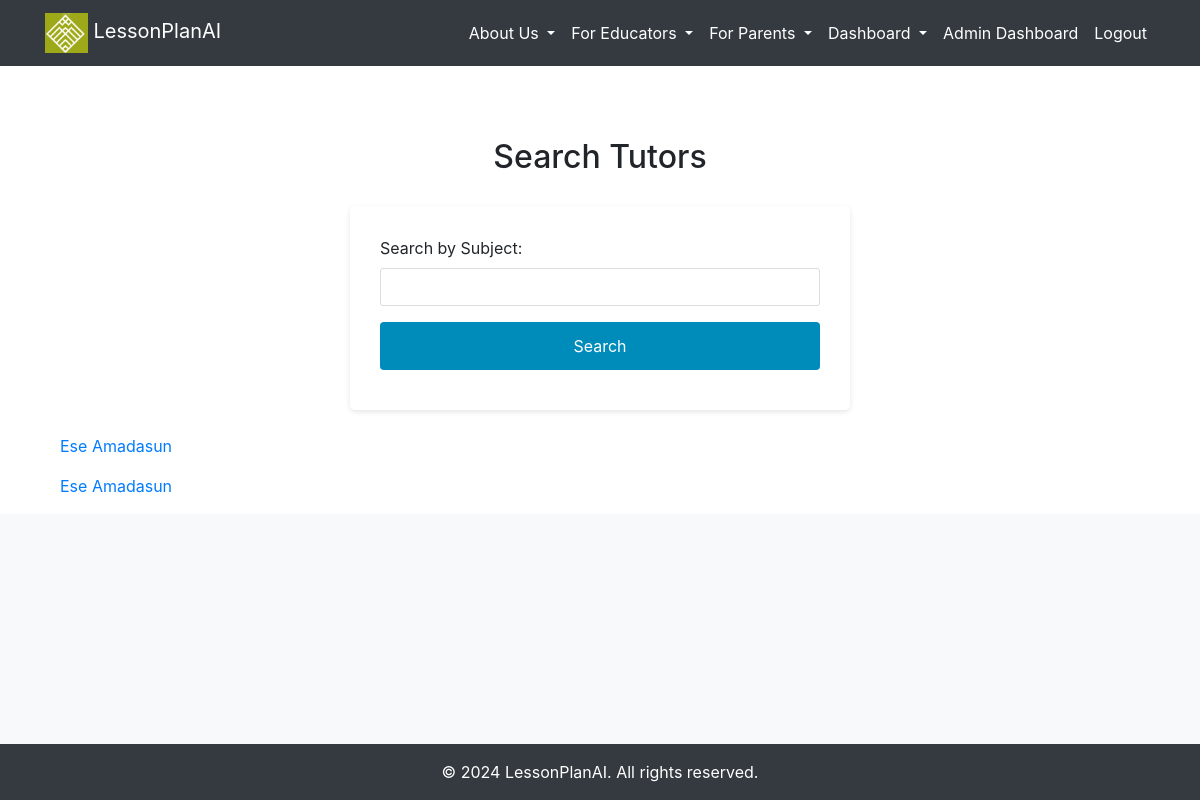
Screenshot of /search_tutors (signed in) with the database file from the repository.
### src/accounts/models.py (models this page shows, shortened)
class Tutor(db.Model):
    __tablename__ = "tutor"
    id = db.Column(db.Integer, primary_key=True, autoincrement=True)
    first_name = db.Column(db.String(50), nullable=False)
    last_name = db.Column(db.String(50), nullable=False)
    email = db.Column(db.String(120), nullable=False, unique=True)
    address = db.Column(db.String(200))
    phone_number = db.Column(db.String(15))
    age = db.Column(db.Integer)
    education_qualification = db.Column(db.String(50))
    interest = db.Column(db.Text)
    subjects = db.Column(db.String(200))
    past_experience = db.Column(db.Boolean)
    experience_years = db.Column(db.String(20))
    experience_description = db.Column(db.Text)
    interest_join = db.Column(db.Text)
    languages = db.Column(db.Text)
    availability = db.Column(db.String(50))
    teaching_mode = db.Column(db.String(50))
    student_level = db.Column(db.String(50))
    source = db.Column(db.String(50))
    confirmation_name = db.Column(db.String(100))
    fee_paid = db.Column(db.Boolean, default=False)
    user_id = db.Column(db.Integer, db.ForeignKey('users.id'), nullable=False)
    fee_payments = db.relationship('TutorFeePayment', back_populates='tutor')
    photo_data = db.Column(db.LargeBinary)
    photo_filename = db.Column(db.String(255))

### src/core/views.py (the view)
@core_bp.route('/search_tutors', methods=['GET', 'POST'])
@login_required
@check_is_registered
def search_tutors():
    if request.method == 'POST':
        subject_to_search = request.form.get('subject')
        tutors = Tutor.query.filter(Tutor.subjects.ilike(f'%{subject_to_search}%')).all()
    else:
        tutors = Tutor.query.all()
    return render_template('accounts/search_tutors.html', tutors=tutors)

### src/__init__.py (called while the page is built)
@login_manager.user_loader
def load_user(user_id):
    return User.query.filter(User.id == int(user_id)).first()

### src/templates/accounts/search_tutors.html
{% extends '_base.html' %}
{% block content %}
<div class="container mt-5">
    <h2 class="text-center mb-4">Search Tutors</h2>
    <form method="POST" action="{{ url_for('core.search_tutors') }}" class="mb-4">
        <div class="form-group">
            <label for="subject">Search by Subject:</label>
            <input type="text" name="subject" id="subject" class="form-control">
        </div>
        <button type="submit" class="btn btn-primary">Search</button>
    </form>
    <ul class="list-unstyled">
        {% for tutor in tutors %}
            <li class="media mb-3">
                <div class="media-body">
                    <a href="{{ url_for('core.tutor_profile', tutor_id=tutor.id) }}" class="mt-0 mb-1">
                        {{ tutor.first_name }} {{ tutor.last_name }}
                    </a>
                </div>
            </li>
        {% endfor %}
    </ul>
</div>
{% endblock %}

### src/static/styles.css (style rules this page uses)
a { text-decoration: none; }
body { display: flex; flex-direction: column; min-height: 100vh; }
form { background-color: #fff; padding: 30px; border-radius: 5px; box-shadow: 0 2px 5px rgba(0, 0, 0, 0.1); max-width: 500px; margin: 30px auto; }
label { display: block; margin-bottom: 8px; }
input[type="text"], input[type="email"], input[type="tel"], input[type="number"], select, textarea { width: 100%; padding: 10px; margin-bottom: 15px; border: 1px solid #ddd; border-radius: 3px; box-sizing: border-box; }
button[type="submit"] { background-color: #008cba; color: #fff; padding: 12px 20px; border: none; border-radius: 4px; cursor: pointer; transition: background-color 0.3s ease; }
.btn { width: 100%; margin-bottom: 10px; }
.btn-primary { background-color: #0056b3; border-color: #004094; padding: 10px 25px; font-size: 18px; border-radius: 5px; }

### rows the page displays
Tutor: first_name "Ese", last_name "Amadasun"
Tutor: first_name "Ese", last_name "Amadasun"
